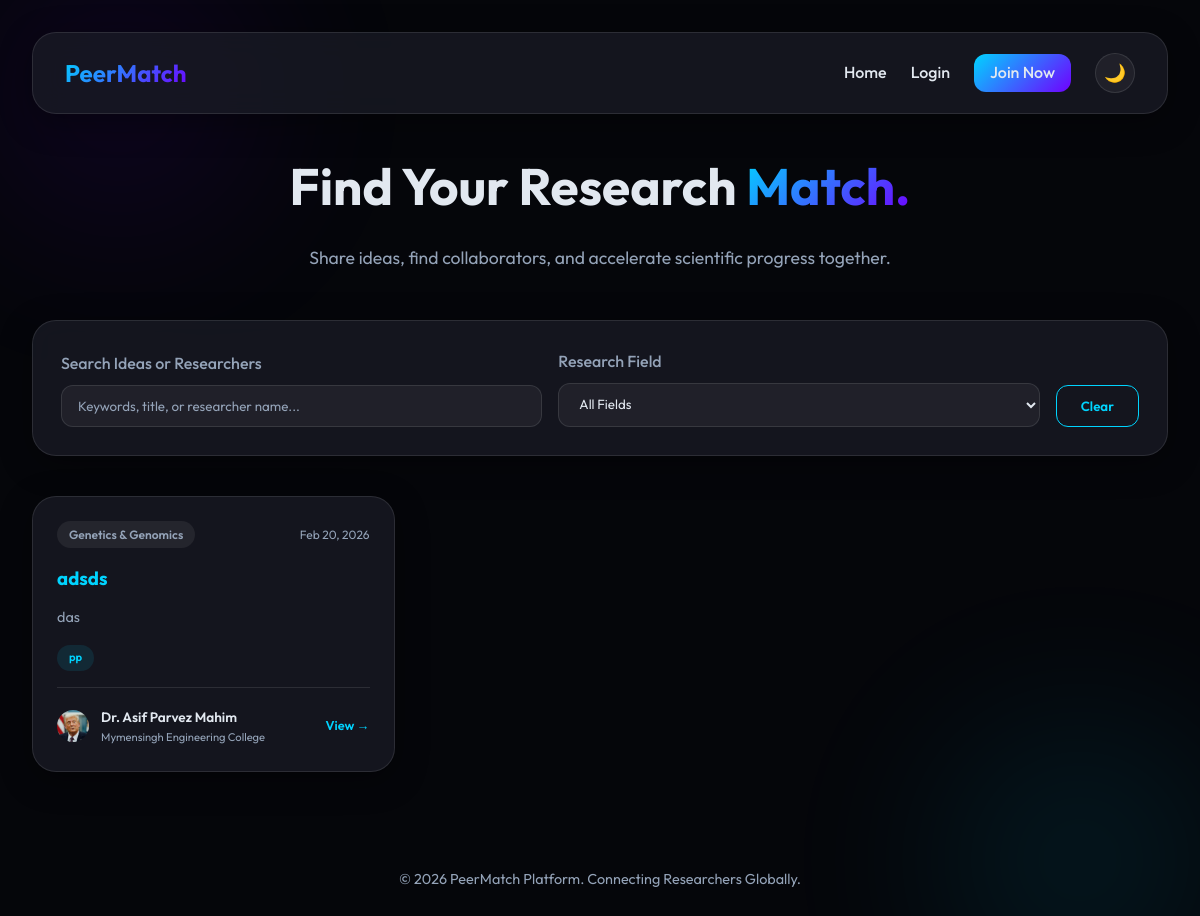
The page / on the database its author committed.
### core/models.py (models this page shows, shortened)
class Idea(models.Model):
    author = models.ForeignKey(User, on_delete=models.CASCADE, related_name='ideas')
    title = models.CharField(max_length=200)
    description = models.TextField()
    field = models.CharField(max_length=100)
    keywords = models.CharField(max_length=200, blank=True, null=True)
    date_posted = models.DateTimeField(default=timezone.now)
    progress = models.TextField(blank=True, null=True)
    help_needed = models.TextField(blank=True, null=True)
    skills_needed = models.CharField(max_length=300, blank=True, null=True)
    expertise_needed = models.CharField(max_length=300, blank=True, null=True)
    @property
    def skills_needed_list(self):
        return [x.strip() for x in self.skills_needed.split(',')] if self.skills_needed else []

class User(AbstractUser):
    name = models.CharField(max_length=100)  # separate from username? We can make username=email or auto-generate.
    institution = models.CharField(max_length=150, blank=True, null=True)
    research_field = models.CharField(max_length=100, blank=True, null=True)
    interests = models.CharField(max_length=500, blank=True, null=True)
    role = models.CharField(max_length=20, default='user')  # 'user', 'admin'
    status = models.CharField(max_length=20, default='active')  # 'active', 'blocked'
    profile_pic = models.ImageField(upload_to='profile_pics/', blank=True, null=True)
    skillset = models.TextField(blank=True, null=True)
    education = models.TextField(blank=True, null=True)
    experience = models.TextField(blank=True, null=True)
    previous_work = models.TextField(blank=True, null=True)
    ongoing_work = models.TextField(blank=True, null=True)

### core/views.py (the view)
# urls.py: path('', views.index, name='index'),
def index(request):
    ideas = Idea.objects.all().order_by('-date_posted')
    return render(request, 'index.html', {'ideas': ideas})

### core/context_processors.py (called while the page is built)
def global_constants(request):
    return {
        'RESEARCH_FIELDS': RESEARCH_FIELDS,
        'app_name': 'PeerMatch',
    }

### core/templates/index.html (shortened to what this page needs)
{% extends "layout.html" %}
{% load static %}
{% block content %}
<header style="text-align: center; margin-bottom: 3rem;" class="animate">
    <h1 style="font-size: 3.2rem; margin-bottom: 1rem;">Find Your Research
        <span
            style="background: linear-gradient(135deg, var(--primary-color), var(--secondary-color)); -webkit-background-clip: text; background-clip: text; -webkit-text-fill-color: transparent;">Match.</span>
    </h1>
    <p style="font-size: 1.1rem; color: var(--text-muted); max-width: 650px; margin: 0 auto;">Share ideas, find
        collaborators, and accelerate scientific progress together.</p>
</header>
<div class="glass" style="padding: 1.75rem; margin-bottom: 2.5rem;">
    <div style="display: grid; grid-template-columns: 1fr 1fr auto; gap: 1rem; align-items: end;">
        <div class="form-group" style="margin-bottom: 0;">
            <label>Search Ideas or Researchers</label>
            <input type="text" id="searchInput" placeholder="Keywords, title, or researcher name..."
                oninput="filterIdeas()">
        </div>
        <div class="form-group" style="margin-bottom: 0;">
            <label>Research Field</label>
            <select id="fieldFilter" onchange="filterIdeas()">
                <option value="">All Fields</option>
            </select>
        </div>
        <div style="display: flex; gap: 0.5rem;">
            <button class="btn btn-outline"
                onclick="document.getElementById('searchInput').value='';document.getElementById('fieldFilter').value='';filterIdeas()">Clear</button>
        </div>
    </div>
</div>
<div class="grid" id="ideasGrid">
    {% for idea in ideas %}
    <div class="glass card animate idea-card" style="animation-delay: {{ forloop.counter0|add:0 }}s; cursor: pointer;"
        data-field="{{ idea.field }}" data-keywords="{{ idea.keywords|default:''|lower }}"
        data-title="{{ idea.title|lower }}" data-author="{{ idea.author.name|lower }}"
        onclick="window.location='{% url 'idea_detail' idea_id=idea.id %}'">
        <div style="margin-bottom: 1rem; display: flex; justify-content: space-between; align-items: center;">
            <span class="tag">{{ idea.field }}</span>
            <span style="font-size: 0.75rem; color: var(--text-muted);">{{ idea.date_posted|date:"M d, Y" }}</span>
        </div>
        <h3 style="margin-bottom: 0.75rem; color: var(--primary-color);">{{ idea.title }}</h3>
        <p
            style="color: var(--text-muted); font-size: 0.9rem; flex: 1; display: -webkit-box; -webkit-line-clamp: 3; -webkit-box-orient: vertical; overflow: hidden; margin-bottom: 1rem;">
            {{ idea.description }}</p>
        {% if idea.skills_needed %}
        <div style="display: flex; flex-wrap: wrap; gap: 0.3rem; margin-bottom: 1rem;">
            {% for s in idea.skills_needed_list|slice:":3" %}
            <span class="tag"
                style="font-size: 0.7rem; background: rgba(0,212,255,0.1); color: var(--primary-color);">{{ s }}</span>
            {% endfor %}
        </div>
        {% endif %}
        <div style="border-top: 1px solid var(--glass-border); padding-top: 1rem; display: flex; justify-content: space-between; align-items: center;"
            onclick="event.stopPropagation()">
            <div style="display: flex; align-items: center; gap: 0.75rem;">
                {% if idea.author.profile_pic %}
                <img src="{{ idea.author.profile_pic.url }}"
                    style="width: 32px; height: 32px; border-radius: 50%; object-fit: cover;">
                {% endif %}
                <div>
                    <a href="{% url 'profile' user_id=idea.author.id %}"
                        style="font-size: 0.85rem; font-weight: 600; color: var(--text-color); text-decoration: none;"
                        onmouseover="this.style.color='var(--primary-color)'"
                        onmouseout="this.style.color='var(--text-color)'">{{ idea.author.name }}</a>
                    <p style="font-size: 0.7rem; color: var(--text-muted);">{{ idea.author.institution|default:'' }}</p>
                </div>
            </div>
            <span style="font-size: 0.8rem; color: var(--primary-color); font-weight: 600;">View →</span>
        </div>
    </div>
    {% endfor %}
</div>
{% endblock %}

### core/static/css/index.css (style rules this page uses)
:root { --bg-color: #05060a; --surface-color: rgba(26, 27, 38, 0.75); --glass-border: rgba(255, 255, 255, 0.1); --primary-color: #00d4ff; --secondary-color: #7000ff; --text-color: #e2e8f0; --text-muted: #94a3b8; --success: #10b981; --danger: #ef4444; --warning: #f59e0b; --font-main: 'Outfit', sans-serif; --transition: all 0.3s cubic-bezier(0.4, 0, 0.2, 1); --input-bg: rgba(255, 255, 255, 0.05); --shadow: 0 8px 32px 0 rgba(0, 0, 0, 0.37); --select-bg: #1a1b26; --select-color: #e2e8f0; }
* { margin: 0; padding: 0; box-sizing: border-box; }
body { font-family: var(--font-main); background-color: var(--bg-color); color: var(--text-color); line-height: 1.6; overflow-x: hidden; min-height: 100vh; transition: background-color 0.3s, color 0.3s; }
body::before { content: ''; position: fixed; top: -10%; left: -10%; width: 40%; height: 40%; background: radial-gradient(circle, var(--secondary-color) 0%, transparent 70%); opacity: 0.12; z-index: -1; filter: blur(80px); }
body::after { content: ''; position: fixed; bottom: -10%; right: -10%; width: 40%; height: 40%; background: radial-gradient(circle, var(--primary-color) 0%, transparent 70%); opacity: 0.12; z-index: -1; filter: blur(80px); }
.glass { background: var(--surface-color); backdrop-filter: blur(14px); -webkit-backdrop-filter: blur(14px); border: 1px solid var(--glass-border); border-radius: 1.5rem; box-shadow: var(--shadow); }
.btn { padding: 0.75rem 1.5rem; border-radius: 0.75rem; border: none; cursor: pointer; font-weight: 600; font-family: inherit; transition: var(--transition); display: inline-flex; align-items: center; justify-content: center; gap: 0.5rem; text-decoration: none; white-space: nowrap; }
.btn-outline { background: transparent; border: 1px solid var(--primary-color); color: var(--primary-color); }
.form-group { margin-bottom: 1.5rem; }
.form-group label { display: block; margin-bottom: 0.5rem; font-weight: 500; color: var(--text-muted); }
input, select, textarea { width: 100%; padding: 0.75rem 1rem; background: var(--input-bg); border: 1px solid var(--glass-border); border-radius: 0.75rem; color: var(--text-color); font-family: inherit; transition: var(--transition); }
select option { background: var(--select-bg); color: var(--select-color); }
input::placeholder, textarea::placeholder { color: var(--text-muted); }
.grid { display: grid; grid-template-columns: repeat(auto-fill, minmax(300px, 1fr)); gap: 1.5rem; }
.card { padding: 1.5rem; transition: var(--transition); height: 100%; display: flex; flex-direction: column; }
.tag { font-size: 0.75rem; padding: 0.25rem 0.75rem; border-radius: 1rem; background: rgba(128, 128, 128, 0.15); color: var(--text-muted); font-weight: 600; }
.animate { animation: fadeIn 0.5s ease forwards; }

### rows shown on the page
Idea: field "Genetics & Genomics", date_posted "Feb 20, 2026", title "adsds", description "das", skills_needed_list "pp", author.profile_pic (picture), author.name "Dr. Asif Parvez Mahim", author.institution "Mymensingh Engineering College"
